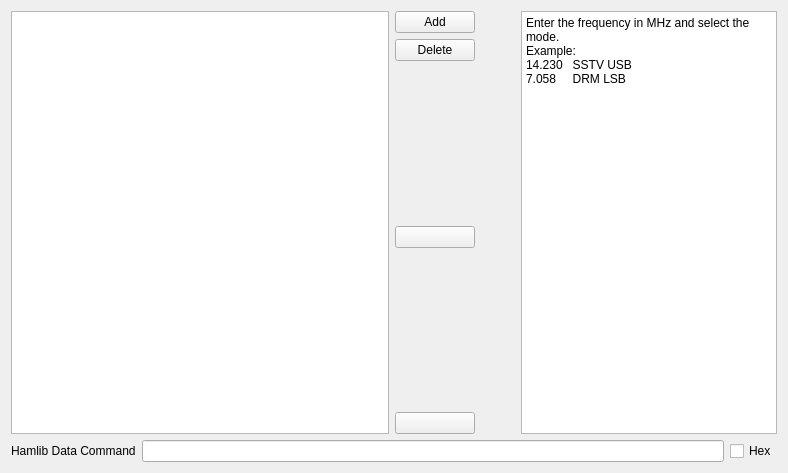
<?xml version="1.0" encoding="UTF-8"?>
<ui version="4.0">
 <class>frequencySelectWidget</class>
 <widget class="QWidget" name="frequencySelectWidget">
  <property name="geometry">
   <rect>
    <x>0</x>
    <y>0</y>
    <width>788</width>
    <height>473</height>
   </rect>
  </property>
  <property name="windowTitle">
   <string>Form</string>
  </property>
  <layout class="QVBoxLayout" name="verticalLayout" stretch="2,0">
   <item>
    <layout class="QHBoxLayout" name="horizontalLayout" stretch="1,0,0,0">
     <item>
      <widget class="QTableWidget" name="tableWidget"/>
     </item>
     <item>
      <layout class="QVBoxLayout" name="verticalLayout_13">
       <item>
        <widget class="QPushButton" name="addFreqPushButton">
         <property name="text">
          <string>Add</string>
         </property>
        </widget>
       </item>
       <item>
        <widget class="QPushButton" name="deleteFreqPushButton">
         <property name="text">
          <string>Delete</string>
         </property>
        </widget>
       </item>
       <item>
        <spacer name="verticalSpacer">
         <property name="orientation">
          <enum>Qt::Vertical</enum>
         </property>
         <property name="sizeHint" stdset="0">
          <size>
           <width>20</width>
           <height>13</height>
          </size>
         </property>
        </spacer>
       </item>
       <item>
        <widget class="QPushButton" name="moveUpFreqPushButton">
         <property name="focusPolicy">
          <enum>Qt::StrongFocus</enum>
         </property>
         <property name="text">
          <string/>
         </property>
         <property name="icon">
          <iconset resource="../qsstv.qrc">
           <normaloff>:/icons/up.png</normaloff>:/icons/up.png</iconset>
         </property>
        </widget>
       </item>
       <item>
        <spacer name="verticalSpacer_2">
         <property name="orientation">
          <enum>Qt::Vertical</enum>
         </property>
         <property name="sizeHint" stdset="0">
          <size>
           <width>20</width>
           <height>18</height>
          </size>
         </property>
        </spacer>
       </item>
       <item>
        <widget class="QPushButton" name="moveDownFreqPushButton">
         <property name="focusPolicy">
          <enum>Qt::StrongFocus</enum>
         </property>
         <property name="text">
          <string/>
         </property>
         <property name="icon">
          <iconset resource="../qsstv.qrc">
           <normaloff>:/icons/down.png</normaloff>:/icons/down.png</iconset>
         </property>
        </widget>
       </item>
      </layout>
     </item>
     <item>
      <spacer name="horizontalSpacer">
       <property name="orientation">
        <enum>Qt::Horizontal</enum>
       </property>
       <property name="sizeHint" stdset="0">
        <size>
         <width>40</width>
         <height>20</height>
        </size>
       </property>
      </spacer>
     </item>
     <item>
      <widget class="QPlainTextEdit" name="plainTextEdit">
       <property name="readOnly">
        <bool>true</bool>
       </property>
       <property name="plainText">
        <string>Enter the frequency in MHz and select the mode.
Example:
14.230   SSTV USB
7.058     DRM LSB</string>
       </property>
      </widget>
     </item>
    </layout>
   </item>
   <item>
    <layout class="QHBoxLayout" name="horizontalLayout_2">
     <item>
      <widget class="QLabel" name="label">
       <property name="text">
        <string>Hamlib Data Command</string>
       </property>
      </widget>
     </item>
     <item>
      <widget class="QLineEdit" name="additionalCommandLineEdit"/>
     </item>
     <item>
      <widget class="QCheckBox" name="additionalCommandHexCheckBox">
       <property name="text">
        <string>Hex</string>
       </property>
      </widget>
     </item>
    </layout>
   </item>
  </layout>
 </widget>
 <resources>
  <include location="../qsstv.qrc"/>
 </resources>
 <connections/>
</ui>
